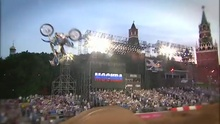
%> input picture Processing/saliency_wCtr/Saliency_Dataset_Code/Running_dataset/ECSSD/images/0001.jpg, 220 x 124 px, shrunk from 640 x 360 before the run; its folder holds only this picture in this run
$ octave run_RA10_allsets.m   (GNU Octave 9; MATLAB toolbox functions it lacks are replaced by stand-ins)
%> lines starting %> are read from the running program, lines starting %| are printed output that depends on the picture
### Processing/saliency_RA10/RGB2Lab.m
function [L,a,b] = RGB2Lab(R,G,B)
%RGB2LAB Convert an image from RGB to CIELAB
%
% function [L, a, b] = RGB2Lab(R, G, B)
% function [L, a, b] = RGB2Lab(I)
% function I = RGB2Lab(...)
%
% RGB2Lab takes red, green, and blue matrices, or a single M x N x 3 image,
% and returns an image in the CIELAB color space.  RGB values can be
% either between 0 and 1 or between 0 and 255.  Values for L are in the
% range [0,100] while a and b are roughly in the range [-110,110].  The
% output is of type double.
%
% This transform is based on ITU-R Recommendation BT.709 using the D65
% white point reference. The error in transforming RGB -> Lab -> RGB is
% approximately 10^-5.
%
% See also LAB2RGB.

% By Mark Ruzon from C code by Yossi Rubner, 23 September 1997.
% Updated for MATLAB 5 28 January 1998.
% Updated for MATLAB 7 30 March 2009.

if nargin == 1
  B = double(R(:,:,3));
  G = double(R(:,:,2));
  R = double(R(:,:,1));
end

if max(max(R)) > 1.0 || max(max(G)) > 1.0 || max(max(B)) > 1.0
  R = double(R) / 255;
  G = double(G) / 255;
  B = double(B) / 255;
end

% Set a threshold
T = 0.008856;

[M, N] = size(R);
s = M * N;
RGB = [reshape(R,1,s); reshape(G,1,s); reshape(B,1,s)];

% RGB to XYZ
MAT = [0.412453 0.357580 0.180423;
       0.212671 0.715160 0.072169;
       0.019334 0.119193 0.950227];
XYZ = MAT * RGB;

% Normalize for D65 white point
X = XYZ(1,:) / 0.950456;
Y = XYZ(2,:);
Z = XYZ(3,:) / 1.088754;

XT = X > T;
YT = Y > T;
ZT = Z > T;

Y3 = Y.^(1/3);

fX = XT .* X.^(1/3) + (~XT) .* (7.787 .* X + 16/116);
fY = YT .* Y3 + (~YT) .* (7.787 .* Y + 16/116);
fZ = ZT .* Z.^(1/3) + (~ZT) .* (7.787 .* Z + 16/116);

L = reshape(YT .* (116 * Y3 - 16.0) + (~YT) .* (903.3 * Y), M, N);
a = reshape(500 * (fX - fY), M, N);
b = reshape(200 * (fY - fZ), M, N);

if nargout < 2
  L = cat(3,L,a,b);
end

### Processing/saliency_RA10/saliencyMeasure.m
function [salMat,salMatInd]=saliencyMeasure(dataCell)
% function [salMat,salMatInd]=saliencyMeasure(dataCell) computes saliency measure values for given image.
%
% Inputs:
% dataCell = Cell array containing the input information channels. With current configuration four choices are supported
%            dataCell={L}, dataCell={L,absFlow}, dataCell={L,a,b}, and dataCell={L,a,b,absFlow}, where L,a,b correspond to
%            Lab-color channels and absFlow is an absolute value of optical flow. For other choices you must change configuration.
%            In addition 2D-distributions are also supported (need change in config e.g. numBins). Then input is e.g. dataCell={L,ab}, where
%            ab=cat(3,a,b);
%
% Outputs:
% salMat    =  Matrix containing saliency measure values for each pixel
% salMatInd =  Cell array containin saliency measure values per each individual information channel.
%              (Computed automatically if two output arguments defined, otherwise not computed (faster))
%
% Example usage:
% >>img=imread('exampleImage.jpg');
% >>[L,a,b]=RGB2Lab(img); % You need some function RGB2Lab to perform the conversion
% >>salMat=saliencyMeasure({L,a,b});
% or
% >>[salMat,salMatInd]=saliencyMeasure({L,a,b});
%
% Copyright 2010 Esa Rahtu
% Matlab implementation for illustrative purposes.

%% Default parameters
% General config
% Window parameters (relative to max(imRow,imCol))
config.windowRows=[0.25 0.3 0.5 0.7]; % Window row size relative to image size max(imRow,imCol))
config.windowCols=[0.1 0.3 0.5 0.4]; % Window column size relative to image size max(imRow,imCol))
config.sampleStep=[0.01 0.015 0.03 0.04]; % Window sampling step relative to image size max(imRow,imCol)) (one for each window size)

% Saliency detector parameters (borders relative to max(imRow,imCol))
config.verticalBorder=0.1; % Vertical border size relative to image size
config.horizontalBorder=0.1; % Horizontal border size relative to image size
config.pH1=0.2; % pH1 parameter (pH0=1-pH1)

% Feature related config (assumes input {L,a,b,absFlow}}
% L channel
featConf(1).numBin=60; % Number of bins in histogram (if 2D histogram are used, numBin=[numBin1, numBin2];)
featConf(1).minVal=0;  % Minimum feature value
featConf(1).maxVal=255; % Maximum feature value
featConf(1).smoothFactor=5; % Smoothing factor
% a and b channels
featConf(2).numBin=60;
featConf(2).minVal=-20;
featConf(2).maxVal=20;
featConf(2).smoothFactor=5;
featConf(3)=featConf(2);
% Motion flow channel
featConf(4).numBin=15;
featConf(4).minVal=0;
featConf(4).maxVal=15;
featConf(4).smoothFactor=1;

% Other
config.verbose=2; %0->show nothing, 1->display processing msgs, 2->display also result images
config.flipBox=0; % Turn window according to image aspect ratio
%config.compIndSal=0; % Compute also saliency maps for individual feature channels (1 if 2 output arguments defined, 0 otherwise)
config.fullImage=[0 0 0 2]; % 0-> whole window inside image, 1-> kernel inside image, 2->full image. Corresponds to each feature in dataCell

%% Assume following automatic configuration settings
% [4 lines of commented-out code are left out]
if length(dataCell)==2
    featConf(2)=featConf(4);
    config.fullImage=[0 2];
end


%% Initialize
config.numRow=size(dataCell{1},1);
config.numCol=size(dataCell{1},2);
config.numFeat=length(dataCell);
if config.numCol>config.numRow && config.flipBox==1
    tmp=config.windowRows; config.windowRows=config.windowCols; config.windowCols=tmp;
end
config=parseConfiguration_(config);
numFeat=length(dataCell);
numRow=size(dataCell{1},1);
numCol=size(dataCell{1},2);
salMat=zeros(numRow,numCol,length(config.windowRows));
intHist=cell(1,numFeat);
smoothingKernel=cell(1,numFeat);
salMatInd=cell(1,numFeat);
if nargout<2
    config.compIndSal=0;
else
    config.compIndSal=1;
end


%% Compute integral histogram image
for i=1:numFeat
    [intHist{i},dataCell{i}]=formIntegralHistogram_(dataCell{i},featConf(i).numBin,featConf(i).minVal,featConf(i).maxVal);
    smoothingKernel{i}=getSmoothKernel_(featConf(i).smoothFactor);
    if config.compIndSal>0
        salMatInd{i}=zeros(numRow,numCol);
    end
end

%% Run trough image using all sliding windows sizes
for winSizeId=1:length(config.windowRows)

    if config.verbose>=1
        %fprintf('Kernel %i x %i, borders %i x %i, step %i.\n',config.windowRows(winSizeId)-2*config.verticalBorder(winSizeId),config.windowCols(winSizeId)-2*config.horizontalBorder(winSizeId),config.verticalBorder(winSizeId),config.horizontalBorder(winSizeId),config.sampleStep(winSizeId));
    end

    % Initialize window parameters
    halfWinRow=floor(config.windowRows(winSizeId)/2);
    halfWinCol=floor(config.windowCols(winSizeId)/2);
    halfKerRow=halfWinRow-config.verticalBorder(winSizeId);
    halfKerCol=halfWinCol-config.horizontalBorder(winSizeId);
    kernelRowIdx=-halfKerRow:halfKerRow;
    kernelColIdx=-halfKerCol:halfKerCol;

    % Initialize window positions
    if sum(config.fullImage(1:numFeat))>0
        rowCent=(config.sampleStep(winSizeId)+1):config.sampleStep(winSizeId):numRow;
        colCent=(config.sampleStep(winSizeId)+1):config.sampleStep(winSizeId):numCol;
        rowCent(rowCent>(numRow))=[];
        colCent(colCent>(numCol))=[];
        numWindow=length(rowCent)*length(colCent);
    else
        rowCent=(halfWinRow+1):config.sampleStep(winSizeId):numRow;
        colCent=(halfWinCol+1):config.sampleStep(winSizeId):numCol;
        rowCent(rowCent>(numRow-halfWinRow))=[];
        colCent(colCent>(numCol-halfWinCol))=[];
        numWindow=length(rowCent)*length(colCent);
    end

    % Initialize a priori probabilities
    pH1=config.pH1;
    pH0=1-pH1;

    % Loop trough all windows and calculate saliency
    cnt=1;
    for winRowPos=rowCent
        for winColPos=colCent

            % Display info if needed
            if (cnt>1 && config.verbose>=1)
                %fprintf('\b\b\b\b\b\b\b\b\b\b\b\b\b\b\b\b\b\b\b\b\b\b\bWindow %0.6i of %0.6i',cnt,numWindow);
            elseif(config.verbose>=1)
                %fprintf('Window %0.6i of %0.6i',cnt,numWindow);
            end
            cnt=cnt+1;

            % Initialize critical points
            k11=[winRowPos-halfKerRow-1,winColPos-halfKerCol-1]+1;
            k12=[winRowPos-halfKerRow-1,winColPos+halfKerCol]+1;
            k21=[winRowPos+halfKerRow,winColPos-halfKerCol-1]+1;
            k22=[winRowPos+halfKerRow,winColPos+halfKerCol]+1;
            w11=[winRowPos-halfWinRow-1,winColPos-halfWinCol-1]+1;
            w12=[winRowPos-halfWinRow-1,winColPos+halfWinCol]+1;
            w21=[winRowPos+halfWinRow,winColPos-halfWinCol-1]+1;
            w22=[winRowPos+halfWinRow,winColPos+halfWinCol]+1;

            if sum([k11<1 k12(1)<1 k12(2)>(numCol+1) k21(1)>(numRow+1) k21(2)<1 k22(1)>(numRow+1) k22(2)>(numCol+1)])>0
                innerWindowFlag=2;
            elseif sum([w11<1 w12(1)<1 w12(2)>(numCol+1) w21(1)>(numRow+1) w21(2)<1 w22(1)>(numRow+1) w22(2)>(numCol+1)])>0
                innerWindowFlag=1;
            else
                innerWindowFlag=0;
            end

            k11=min(max(k11,[1,1]),[numRow+1,numCol+1]);
            k12=min(max(k12,[1,1]),[numRow+1,numCol+1]);
            k21=min(max(k21,[1,1]),[numRow+1,numCol+1]);
            k22=min(max(k22,[1,1]),[numRow+1,numCol+1]);

            w11=min(max(w11,[1,1]),[numRow+1,numCol+1]);
            w12=min(max(w12,[1,1]),[numRow+1,numCol+1]);
            w21=min(max(w21,[1,1]),[numRow+1,numCol+1]);
            w22=min(max(w22,[1,1]),[numRow+1,numCol+1]);

            featureRowIndex=kernelRowIdx+winRowPos;
            featureRowIndex(featureRowIndex<1 | featureRowIndex>numRow)=[];
            featureColIndex=kernelColIdx+winColPos;
            featureColIndex(featureColIndex<1 | featureColIndex>numCol)=[];

            % Calculate histograms
            PrH1=pH1;
            PrH0=pH0;
            for i=1:numFeat
                if innerWindowFlag==0 || config.fullImage(i)>=innerWindowFlag
                    pX_H1=double(intHist{i}(k22(1),k22(2),:)+intHist{i}(k11(1),k11(2),:)-intHist{i}(k12(1),k12(2),:)-intHist{i}(k21(1),k21(2),:));
                    pX_H0=double(intHist{i}(w22(1),w22(2),:)+intHist{i}(w11(1),w11(2),:)-intHist{i}(w12(1),w12(2),:)-intHist{i}(w21(1),w21(2),:))-pX_H1;

                    pX_H1=filterDistribution_(smoothingKernel{i},pX_H1(:)',featConf(i).numBin);
                    pX_H0=filterDistribution_(smoothingKernel{i},pX_H0(:)',featConf(i).numBin);

                    PrX_H1=pX_H1(dataCell{i}(featureRowIndex,featureColIndex));
                    PrX_H0=pX_H0(dataCell{i}(featureRowIndex,featureColIndex));

                    PrH1=PrH1.*PrX_H1;
                    PrH0=PrH0.*PrX_H0;

                    if config.compIndSal>0
                        PrH1_X_perFeat=(PrX_H1*pH1)./(PrX_H1*pH1+PrX_H0*pH0);
                        salMatInd{i}(featureRowIndex,featureColIndex)=max(PrH1_X_perFeat,salMatInd{i}(featureRowIndex,featureColIndex));
                    end
                end
            end

            PrH1_X=PrH1./(PrH1+PrH0);

            % Read saliency values for datapoints
            salMat(featureRowIndex,featureColIndex,winSizeId)=max(PrH1_X,salMat(featureRowIndex,featureColIndex,winSizeId));

        end
    end
    if(config.verbose>=1)
        %fprintf('\n');
    end
end


% Concatenate saliency images with different resolutions
salMat=max(salMat,[],3);

%% Display result
if(config.verbose>=2)

    if config.compIndSal>0
        visImg=[];
        for i=1:numFeat
            dataMat=double(dataCell{i})/max(dataCell{i}(:));
            visImg=[visImg,[dataMat;salMatInd{i}]];
        end
        visImg=[visImg,[double(salMat>0.7);salMat]];
    else
        visImg=[];
        for i=1:numFeat
            dataMat=double(dataCell{i})/max(dataCell{i}(:));
            visImg=[visImg,dataMat];
        end
        visImg=[visImg,salMat];
    end

% [7 lines of commented-out code are left out]
end


%%%%%%%%%%%%%%%%%%%%%%%%
% Additional functions %
%%%%%%%%%%%%%%%%%%%%%%%%

%% Make integral histogram image
function [intHist,binInd]=formIntegralHistogram_(dataMat,numBin,minVal,maxVal)
% currently only 1 histograms

% Compute bin indices
%binInd=ceil(numBin*(double(dataMat)+1e-5)/maxVal);
%binInd(binInd>numBin)=numBin;

if isempty(dataMat)
    error('Datamatrix is empty');
end

% If only one numBin/minVal/maxVal is given, but dataMat has more feature, use same numBin/minVal/maxVal for all dimensions.
if(length(numBin)<size(dataMat,3))
    numBin=repmat(numBin(1),[1,size(dataMat,3)]);
end
if(length(minVal)<size(dataMat,3))
    minVal=repmat(minVal(1),[1,size(dataMat,3)]);
end
if(length(maxVal)<size(dataMat,3))
    maxVal=repmat(maxVal(1),[1,size(dataMat,3)]);
end

% Compute bin indices
binInd=ones(size(dataMat,1),size(dataMat,2));
binOffset=[1 numBin];
for i=1:size(dataMat,3)
    tempInd=max(min(ceil(numBin(i)*(double(dataMat(:,:,i))-minVal(i))/(maxVal(i)-minVal(i))),numBin(i)),1);
    binInd=binInd+prod(binOffset(1:i))*(tempInd-1);
end

%% Matlab version
r=size(binInd,1); c=size(binInd,2);
intHist=zeros(r+1,c+1,prod(numBin),'int32');

intHist(2,2,binInd(1,1))=1;
for i=2:c
    intHist(2,i+1,:)=intHist(2,i,:);
    intHist(2,i+1,binInd(1,i))=intHist(2,i+1,binInd(1,i))+1;
end
for j=2:r
    intHist(j+1,2,:)=intHist(j,2,:);
    intHist(j+1,2,binInd(j,1))=intHist(j+1,2,binInd(j,1))+1;
end

for i=2:c
    for j=2:r
        intHist(j+1,i+1,:)=intHist(j,i+1,:)+intHist(j+1,i,:)-intHist(j,i,:);
        intHist(j+1,i+1,binInd(j,i))=intHist(j+1,i+1,binInd(j,i))+1;
    end
end


%% Get smoothing filter
function [smKer]=getSmoothKernel_(sigma)

if sigma==0
    smKer=1;
    return;
end

dim=length(sigma); % row, column, third dimension
sz=max(ceil(sigma*2),1);
sigma=2*sigma.^2;

if dim==1
    d1=-sz(1):sz(1);

    smKer=exp(-((d1.^2)/sigma));

elseif dim==2
    [d2,d1]=meshgrid(-sz(2):sz(2),-sz(1):sz(1));

    smKer=exp(-((d1.^2)/sigma(1)+(d2.^2)/sigma(2)));

elseif dim==3
    [d2,d1,d3]=meshgrid(-sz(2):sz(2),-sz(1):sz(1),-sz(3):sz(3));

    smKer=exp(-((d1.^2)/sigma(1)+(d2.^2)/sigma(2)+(d3.^2)/sigma(3)));

else
    error('Not implemented');
end

smKer=smKer/sum(smKer(:));


%% Smooth distribution
% [42 lines left out: function filterDistribution_, not called in this run]


%% Parse config
function config=parseConfiguration_(config)

numWindow=length(config.windowRows);

% Window rows and columns
config.windowRows=round(config.windowRows*max(config.numRow,config.numCol));
config.windowCols=round(config.windowCols*max(config.numRow,config.numCol));

% Window step size
if(length(config.sampleStep)<numWindow)
    config.sampleStep=repmat(config.sampleStep,1,numWindow);
end
config.sampleStep=ceil(config.sampleStep*max(config.numRow,config.numCol));

% Border lengths
if(length(config.verticalBorder)<numWindow)
    config.verticalBorder=repmat(config.verticalBorder,1,numWindow);
end
if(length(config.horizontalBorder)<numWindow)
    config.horizontalBorder=repmat(config.horizontalBorder,1,numWindow);
end
config.verticalBorder=round(config.verticalBorder.*max(config.windowRows,config.windowCols));
config.horizontalBorder=round(config.horizontalBorder.*max(config.windowRows,config.windowCols));

% Increase window sizes by border sizes
config.windowRows=config.windowRows+2*config.verticalBorder;
config.windowCols=config.windowCols+2*config.horizontalBorder;

% Full image flag
if(length(config.fullImage)<numWindow)
    config.fullImage=repmat(config.fullImage(1),[1,numWindow]);
end

### Processing/saliency_RA10/run_RA10_allsets.m
clear all;
close all;
clc;

%addpath('F:\Saliency_Dataset_Code\Running_code\HS\hsaliencyexe');

setname={'ECSSD'};
savepath1='C:\Users\scm\Desktop\tietu\runningtime\res\';
imagepath1='C:\Users\scm\Desktop\tietu\runningtime\';
imagetype='*.jpg';
inputimagetype='.jpg';

%tempfile='F:\Saliency_Dataset_Code\Running_code_2\DSR\temp_bmp\';
tic;
for k = 1:10
for i=1:length(setname)
    imagepath=[imagepath1 setname{i} '\' 'images\'];
    images=dir([imagepath imagetype]);
    number_images=length(images);
    savepath=[savepath1 setname{i} '\'];
    if(~exist(savepath,'file'))
        mkdir(savepath);
    end

    %imagepath='F:\Saliency_Dataset&Code\Running_code\HS\hsaliencyexe\src\';

    for j=1:number_images
        image_name=[imagepath images(j).name];
        savename=[savepath images(j).name(1:length(images(j).name)-4) '_RA10.png'];

        if(~exist(savename,'file'))
            try
                img=imread(image_name);
%> img is the input picture: size 124x220x3 uint8; mean R, G, B 125.5, 125.7, 131.1
                [L,a,b]=RGB2Lab(img);
%> in RGB2Lab, `R = double(R(:,:,1));`:
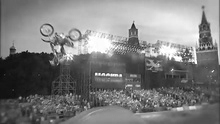
%> R: size 124x220 double; min 10, max 255, mean 125.5
%> in RGB2Lab, `XT = X > T;`: XT = 27280 logical values, 27280 true
%> in RGB2Lab, `b = reshape(200 * (fY - fZ), M, N);`:
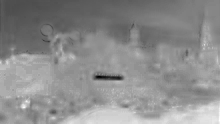
%> b: size 124x220 double; min -32.24, max 26.26, mean 0.1; drawn with min black and max white
                [salMat,salMatInd]=saliencyMeasure({L,a,b});
%> in saliencyMeasure, `config.numRow=size(dataCell{1},1);`: config.numRow = 124
%> in saliencyMeasure, `config.numCol=size(dataCell{1},2);`: config.numCol = 220
%> in parseConfiguration_, `numWindow=length(config.windowRows);`: numWindow = 4
%> in parseConfiguration_, `config.windowRows=round(config.windowRows*max(config.numRow,config.num..`: config.windowRows = [55 66 110 154]
%> in parseConfiguration_, `config.windowCols=round(config.windowCols*max(config.numRow,config.num..`: config.windowCols = [22 66 110 88]
%> in parseConfiguration_, `config.sampleStep=ceil(config.sampleStep*max(config.numRow,config.numC..`: config.sampleStep = [3 4 7 9]
%> in parseConfiguration_, `config.verticalBorder=repmat(config.verticalBorder,1,numWindow);`: config.verticalBorder = [0.1 0.1 0.1 0.1]
%> in parseConfiguration_, `config.verticalBorder=round(config.verticalBorder.*max(config.windowRo..`: config.verticalBorder = [6 7 11 15]
%> in parseConfiguration_, `config.windowRows=config.windowRows+2*config.verticalBorder;`: config.windowRows = [67 80 132 184]
%> in parseConfiguration_, `config.windowCols=config.windowCols+2*config.horizontalBorder;`: config.windowCols = [34 80 132 118]
%> in saliencyMeasure, `config=parseConfiguration_(config);`: config = {windowRows [67 80 132 184], windowCols [34 80 132 118], sampleStep [3 4 7 9], verticalBorder [6 7 11 15], horizontalBorder [6 7 11 15], pH1 0.2}
%> in saliencyMeasure, `numRow=size(dataCell{1},1);`: numRow = 124
%> in saliencyMeasure, `numCol=size(dataCell{1},2);`: numCol = 220
%> in saliencyMeasure, `salMat=zeros(numRow,numCol,length(config.windowRows));`: salMat: size 124x220x4 double; every value is 0
%> after the loop in saliencyMeasure, `for i=1:numFeat`: dataCell = 3 items
%> the loop in saliencyMeasure, `for winSizeId=1:length(config.windowRows)` made 4 passes
%> (halfWinRow, halfWinCol, halfKerRow, halfKerCol, numWindow) on passes 3 to 4: (66, 66, 55, 55, 0), (92, 59, 77, 44, 0)
%> (halfWinRow, halfWinCol, halfKerRow, halfKerCol, numWindow) on passes 1 to 2: (33, 17, 27, 11, 1240), (40, 40, 33, 33, 385)
%> after the loop in saliencyMeasure, `for winSizeId=1:length(config.windowRows)`:
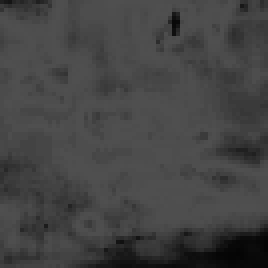
%> PrH1_X_perFeat: size 67x67 double (shown 4 times larger); min 0.0178, max 0.311, mean 0.267
%> after the loop in saliencyMeasure, `for winSizeId=1:length(config.windowRows)`:
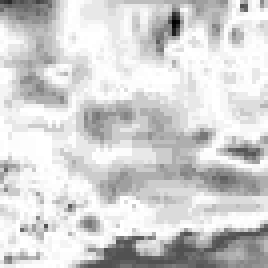
%> PrX_H0: size 67x67 double (shown 4 times larger); min 0.00278, max 0.0365, mean 0.0306; drawn with min black and max white
%> after the loop in saliencyMeasure, `for winSizeId=1:length(config.windowRows)`:
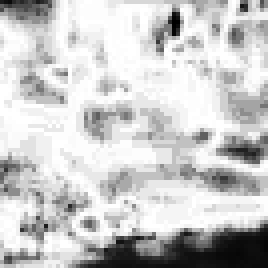
%> PrX_H1: size 67x67 double (shown 4 times larger); min 0.000397, max 0.0589, mean 0.0466; drawn with min black and max white
%> after the loop in saliencyMeasure, `for winSizeId=1:length(config.windowRows)`: colCent = [60 69 78 87 96 105 114 123 132 141 150 159]; featureColIndex = 67 values from 144 to 210; featureRowIndex = 67 values from 48 to 114; innerWindowFlag = 0; pX_H0 = 60 values, max 0.0365 at index 35, min 0 at index 1, mean 0.0167; pX_H1 = 60 values, max 0.0589 at index 33, min 0 at index 1, mean 0.0167
%> after the loop in saliencyMeasure, `for i=1:numFeat`:
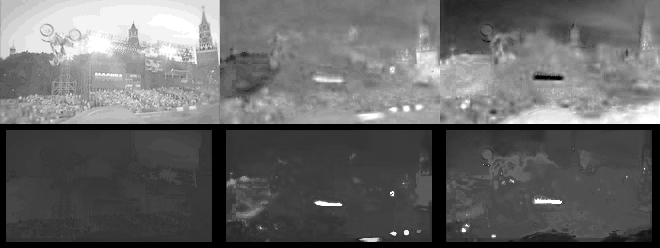
%> visImg: size 248x660 double; min 0, max 1, mean 0.406
%> in saliencyMeasure, `visImg=[visImg,[double(salMat>0.7);salMat]];`:
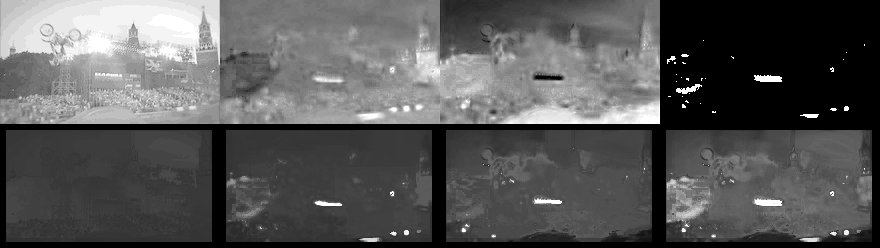
%> visImg: size 248x880 double; min 0, max 1, mean 0.345
%> salMatInd = 3 items
                imwrite(salMat,savename,'png');
                disp(image_name);
            catch
                errorfile=[savepath 'errorfile\'];
                if(~exist(errorfile,'file'))
                    mkdir(errorfile);
                end
                copyfile(image_name,[errorfile images(j).name]);
            end
        end
    end
% [9 lines of commented-out code are left out]
end
end
toc;
